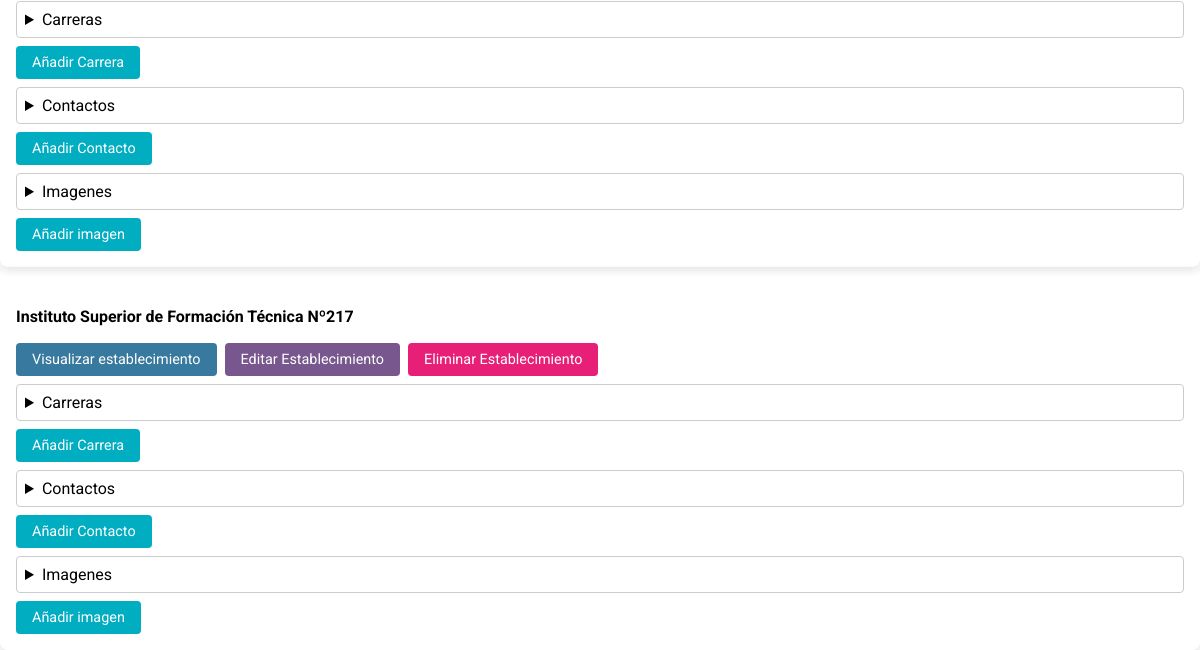
Before: /cargardatos/inicio.php (lower part) with the older database file.
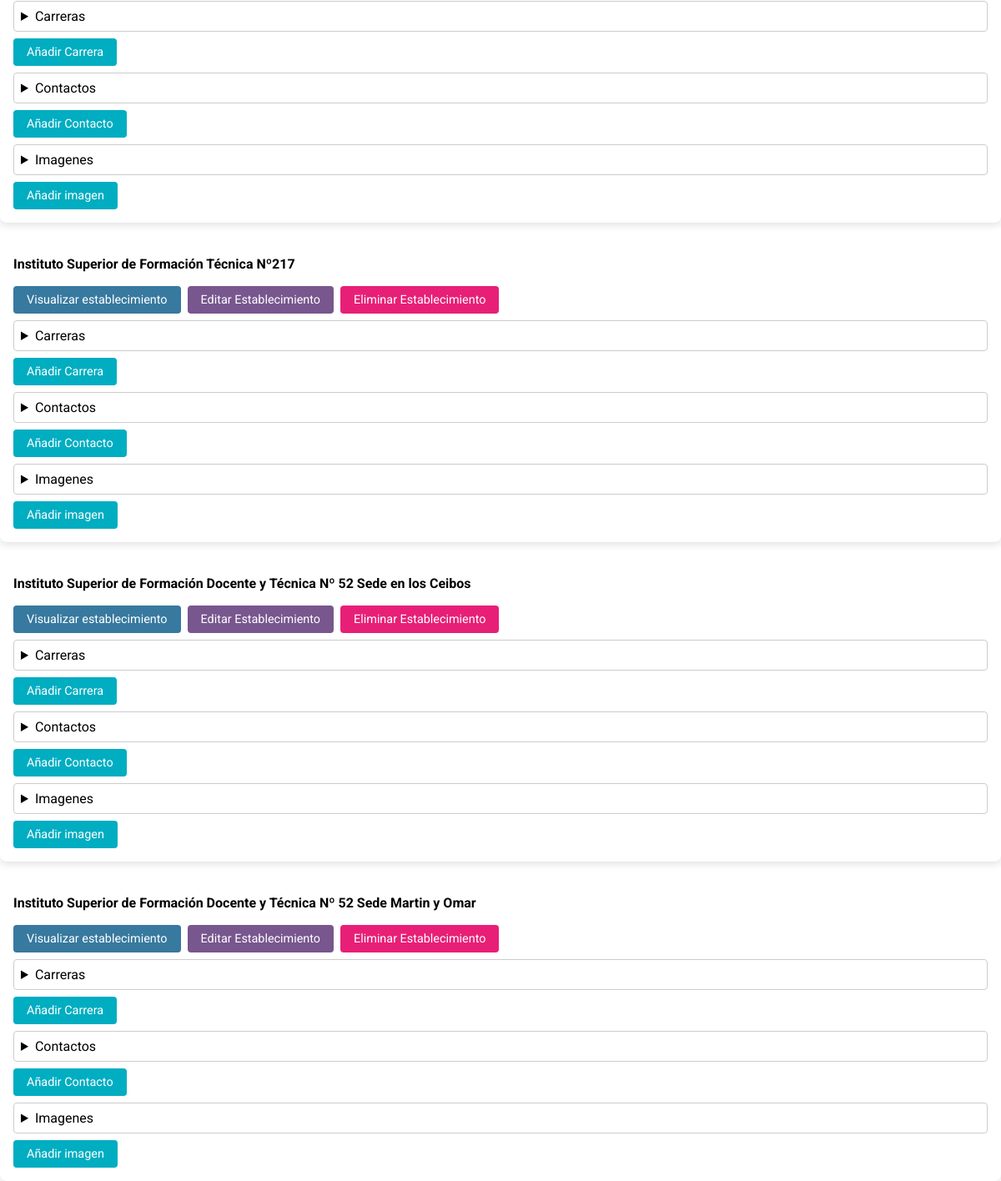
After: the same page with the newer database file.
### tables this page shows
CREATE TABLE `establecimiento` (
  `id_establecimiento` int(11) NOT NULL,
  `nombre` varchar(100) NOT NULL,
  `ubicacion` varchar(50) NOT NULL,
  `descripcion` varchar(750) NOT NULL,
  `tipo_establecimiento` enum('Universidad','Instituto','Polo educativo','Centro universitario') NOT NULL,
  `servicios` varchar(4) NOT NULL,
  `coordenadas` longtext NOT NULL,
  `fk_distrito` int(11) NOT NULL,
  `habilitado` tinyint(1) NOT NULL
);

### cargardatos/inicio.php (the view, shortened to what this page needs)
<!DOCTYPE html>
<html lang="en">
<head>
    <link rel="stylesheet" href="../estiloscss/cargardatos.css">
    <link rel="stylesheet" href="../estiloscss/animaciones.css">
</head>
<body><?php
include "../codigophp/conexionbs.php";
$establecimientos_query = "SELECT * FROM establecimiento WHERE id_establecimiento != 0";
$establecimientos_stmt = mysqli_prepare($conn, $establecimientos_query);
mysqli_stmt_execute($establecimientos_stmt);
$establecimientos_result = mysqli_stmt_get_result($establecimientos_stmt);
$establecimientos = mysqli_fetch_all($establecimientos_result, MYSQLI_ASSOC);
?>
    <div class="container">
            <div class="universidades">
    <?php foreach ($establecimientos as $establecimiento) { ?>
    <div class="universidad3" >
        <div class="establecimiento-content">
            <div class="detalle-establecimiento">
                <p><strong><?php echo $establecimiento['nombre']; ?></strong></p>
                <div class="actions">
                <a href="../universidad.php?universidad=<?php echo $establecimiento['id_establecimiento']; ?>" class="btn ver" target="_blank">Visualizar establecimiento</a>
                    <a href="modificar.php?tabla=establecimiento&id=<?php echo $establecimiento['id_establecimiento']; ?>" class="btn editar">Editar Establecimiento</a>
                    <a href="prosseliminar.php?tabla=establecimiento&id=<?php echo $establecimiento['id_establecimiento']; ?>" class="btn eliminar">Eliminar Establecimiento</a>
                </div>
                <details>
                    <summary>Carreras</summary>
                </details>
                <a href="editar_plan.php?id=' . $contacto['id_contacto'] . '" class="btn añadir">Añadir Carrera</a>
                <details>
                    <summary>Contactos</summary>
                </details>
                <a href="editar_plan.php?id=' . $contacto['id_contacto'] . '" class="btn añadir">Añadir Contacto</a>
                <details>
<summary>Imagenes</summary>
</details>
<a href="editar_plan.php?id=' . $contacto['id_contacto'] . '" class="btn añadir">Añadir imagen</a>
            </div>
        </div>
    </div>
    <?php } ?>
</div>
    </div>
</body>
</html>

### estiloscss/cargardatos.css (style rules this page uses)
* { font-size: 2vh; }
.container { left: 0; top: 0; gap: 5vh; position: absolute; height: max-content; width: 100%; display: grid; grid-template-areas: "HEA HEA HEA" "BOT BOT BOT" "BAR BAR BAR" "UNI UNI UNI"; grid-template-rows: 7vh max-content max-content auto; grid-template-columns: auto auto auto; }
.universidades { grid-area: UNI; }

### cargardatos/inicio.php (style rules this page uses)
.universidad3 { padding: 2vh; border-radius: 1vh; position: relative; box-shadow: 0 0.5vh 1vh rgba(0, 0, 0, 0.1); overflow:hidden; }
.universidad3 p { font-size: 2.5vh; margin-bottom: 1vh; font-weight: bold; }
.btn.ver { background-color: #37799f; }

Changed rows visible on the page:
added establecimiento: nombre "Instituto Superior de Formación Docente y Técnica Nº 52 Sede en los Ceibos"
added establecimiento: nombre "Instituto Superior de Formación Docente y Técnica Nº 52 Sede Martin y Omar"
